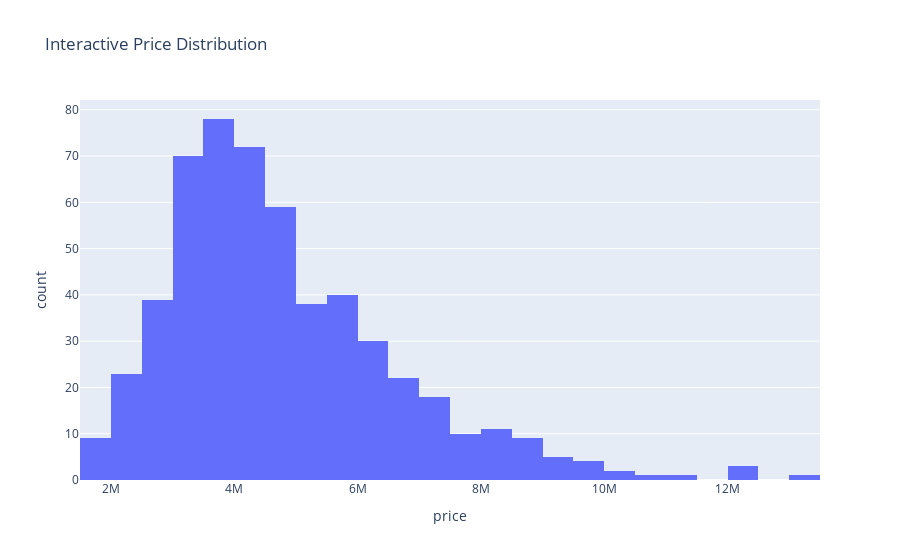

Notebook code cell kept with this figure:
### Code cell
import pandas as pd
import numpy as np
import matplotlib.pyplot as plt
import seaborn as sns

df=pd.read_csv("C:/Users/user/Downloads/kaggle/Housing.csv")
print(df)
df.info()

df.describe().T

#Checking missing values
missing = df.isnull().sum()
missing_percent = (missing / len(df)) * 100
missing_df = pd.DataFrame({'Missing Values': missing, 'Percentage': missing_percent})
missing_df[missing_df['Missing Values'] > 0].sort_values(by='Percentage', ascending=False)

numeric_features = df.select_dtypes(include=[np.number]).columns.tolist()

df[numeric_features].hist(bins=30, figsize=(15, 10), color='skyblue', edgecolor='black')
plt.suptitle('Histograms of Numerical Features')
plt.show()

# Skewness and Kurtosis check
skew_kurt = pd.DataFrame({
    "Skewness": df[numeric_features].skew(),
    "Kurtosis": df[numeric_features].kurt()
})
skew_kurt

import plotly.express as px
import warnings
warnings.filterwarnings('ignore')

# Replace inf with NaN to avoid deprecation issues
df.replace([np.inf, -np.inf], np.nan, inplace=True)


# Seaborn histogram
sns.histplot(df['price'], kde=True, color='coral')
plt.title('Distribution of House Prices')
plt.xlabel('Price')
plt.ylabel('Frequency')
plt.show()

# Plotly interactive histogram
fig = px.histogram(df, x='price', nbins=50, title='Interactive Price Distribution')
fig.show()


categorical_features = df.select_dtypes(include=['object']).columns.tolist()
for col in categorical_features:
    plt.figure(figsize=(10, 4))
    sns.countplot(
    x=col,
    data=df,
    order=df[col].value_counts().index,
    hue=col,
    palette='viridis'
)

    plt.xticks(rotation=45)
    plt.title(f'Distribution of {col}')
    plt.show()

# Select only numeric columns
numeric_df = df.select_dtypes(include=[np.number])

# Compute correlations on numeric columns only
corr = numeric_df.corr()

# Plot heatmap
plt.figure(figsize=(12, 10))
sns.heatmap(corr, annot=True, fmt=".2f", cmap='coolwarm')
plt.title('Correlation Heatmap')
plt.show()

import warnings
warnings.filterwarnings('ignore')

cor_target = corr['price'].sort_values(ascending=False)
print(cor_target)

# Plot top correlated features with Price
top_features = cor_target.index[1:6]
sns.pairplot(df, vars=top_features.tolist() + ['price'])
plt.suptitle('Pairplot of Top Correlated Features with Price')
plt.show()

if 'area' in df.columns:
    sns.scatterplot(x='area', y='price', data=df, color='teal')
    plt.title('Price vs Area')
    plt.show()


if 'bathrooms' in df.columns:
    plt.figure(figsize=(14, 6))
    sns.boxplot(
    x='bathrooms',
    y='price',
    hue='bathrooms',
    data=df,
    palette='Set2'
)
    plt.xticks(rotation=45)
    plt.title('Price vs Bathrooms')
    plt.show()

# Boxplot for outliers in Price
sns.boxplot(x=df['price'], color='tomato')
plt.title('Boxplot of House Prices')
plt.show()

# Z-score method to detect outliers (optional)
from scipy import stats

z_scores = np.abs(stats.zscore(df[numeric_features]))
outliers = (z_scores > 3).sum(axis=0)
print("Outliers per feature:\n", pd.Series(outliers, index=numeric_features))

# Using seaborn FacetGrid
import warnings
warnings.filterwarnings("ignore", category=UserWarning, message=".*figure layout has changed to tight.*")

for col in numeric_features:
    if col != 'price':
        sns.lmplot(x=col, y='price', data=df, aspect=1.5, scatter_kws={'alpha':0.4})
        plt.title(f'Price vs {col}')
        plt.show()

from sklearn.feature_selection import mutual_info_regression

X = df.drop('price', axis=1)._get_numeric_data().fillna(0)
y = df['price']

mi_scores = mutual_info_regression(X, y)
mi_scores_series = pd.Series(mi_scores, index=X.columns).sort_values(ascending=False)

plt.figure(figsize=(10, 5))
sns.barplot(
    x=mi_scores_series.values,
    y=mi_scores_series.index,
    hue=mi_scores_series.index,
    palette='viridis'
)
plt.title('Mutual Information Feature Importance with Price')
plt.xlabel('MI Score')
plt.ylabel('Features')
plt.show()

### Figure 1 — Plotly figure (JSON) as saved in the notebook; plotly's stock layout.template omitted (floating-point values rounded to 4 significant figures; data arrays with more than 128 entries replaced by an {"elided": "..."} marker saying what was removed)
{"data": [{"alignmentgroup": "True", "bingroup": "x", "hovertemplate": "price=%{x}<br>count=%{y}<extra></extra>", "legendgroup": "", "marker": {"color": "#636efa", "pattern": {"shape": ""}}, "name": "", "nbinsx": 50, "offsetgroup": "", "orientation": "v", "showlegend": false, "type": "histogram", "x": {"elided": "545 int values"}, "xaxis": "x", "yaxis": "y"}], "layout": {"autosize": true, "barmode": "relative", "legend": {"tracegroupgap": 0}, "title": {"text": "Interactive Price Distribution"}, "xaxis": {"anchor": "y", "autorange": true, "domain": [0, 1], "range": [1500000.0, 13500000.0], "title": {"text": "price"}, "type": "linear"}, "yaxis": {"anchor": "x", "autorange": true, "domain": [0, 1], "range": [0, 82.11], "title": {"text": "count"}}}}
